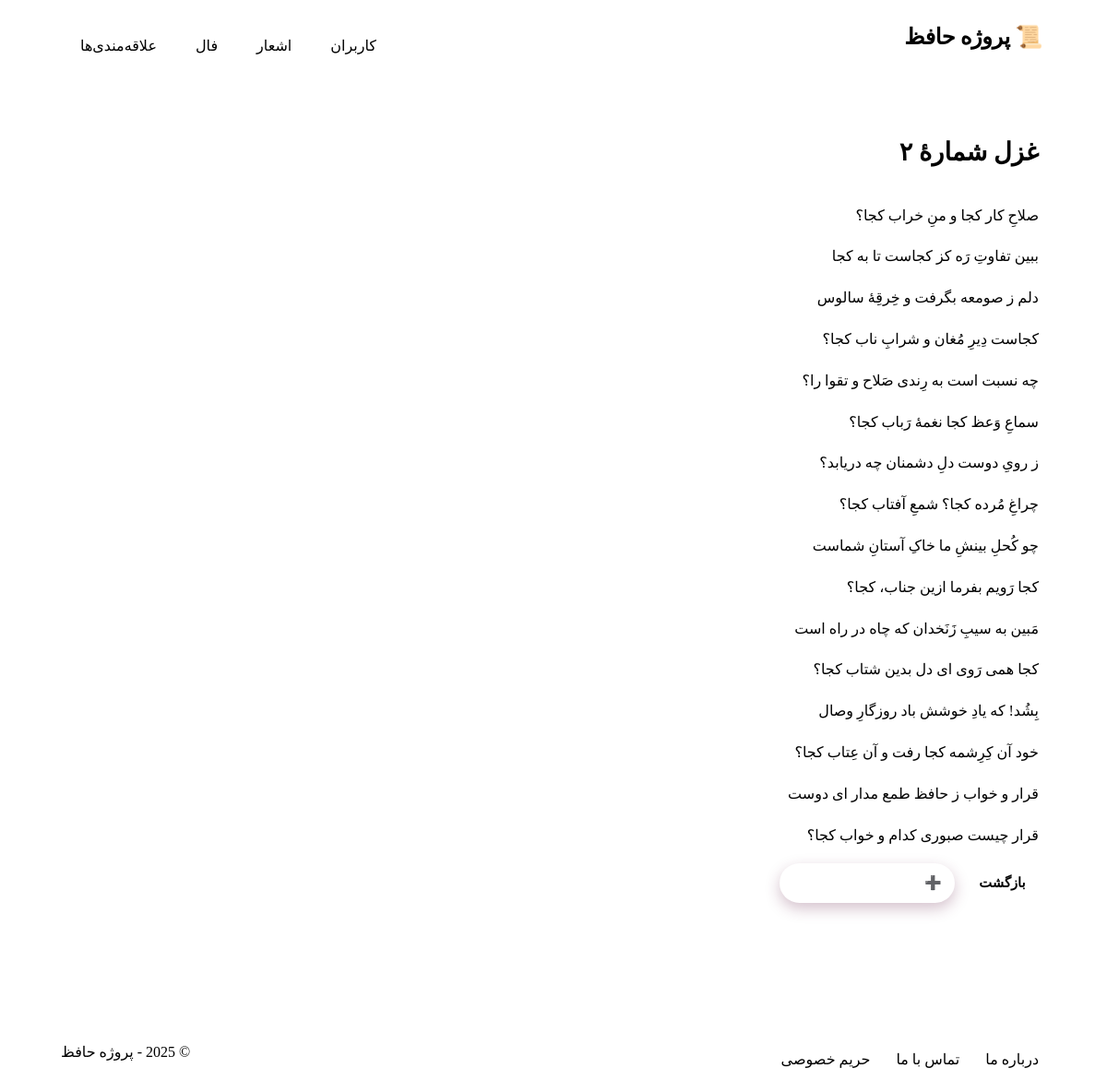
Page /poems/poems/1/ on the committed database.
### poems/models.py (models this page shows, shortened)
class Poems(models.Model):
    title = models.CharField( max_length=50)
    poem_text = models.TextField(max_length=1000)

### poems/views.py (the view)
# urls.py: path("poems/<int:pk>/", views.poem_detail, name="poem_detail"),
def poem_detail(request, pk):
    poem = get_object_or_404(Poems, pk=pk)
    return render(request, "poems/poem_detail.html", {
        "poem": poem,
    })

### templates/poems/poem_detail.html (shortened to what this page needs)
{% extends "base.html" %}
{% load static %}
{% block content %}
<div class="c-card c-card--accent">
  <h2 class="c-card__title">{{ poem.title }}</h2>
  <div class="c-card__body">
    <div class="poem-text">{{ poem.poem_text|linebreaks }}</div>
    <div class="btn-group u-mt-3">
      <a href="{% url 'poems' %}" class="btn btn--sm btn--outline">بازگشت</a>
      {% if is_favorite %}
        <a href="{% url 'remove_from_favorites' poem.id %}" class="btn btn--sm btn--danger">❌ حذف از علاقه‌مندی‌ها</a>
      {% else %}
        <a href="{% url 'add_to_favorites' poem.id %}" class="btn btn--sm btn--primary">➕ افزودن به علاقه‌مندی‌ها</a>
      {% endif %}
    </div>
  </div>
</div>
{% endblock %}

### static/css/style.css (style rules this page uses)
* { box-sizing: border-box; }
html { scroll-behavior: smooth; background-color: var(--bg); }
html, body { height: 100%; background: var(--bg); color: var(--text); font-family: var(--font-sans); line-height: 1.8; -webkit-font-smoothing: antialiased; -moz-osx-font-smoothing: grayscale; text-rendering: optimizeLegibility; direction: rtl; }
body { background-image: var(--paper-texture); background-color: var(--bg); }
a { color: var(--accent); text-decoration: none; transition: color var(--speed) ease; }
p { margin: 0 0 1rem; text-align: justify; }
h1, h2, h3 { margin: 0 0 .75rem; line-height: 1.4; font-family: var(--font-serif); }
h2 { font-size: clamp(1.25rem, 1.1rem + .8vw, 1.75rem); color: var(--primary-dark); }
.c-card { background: var(--bg-elev); border: 1px solid var(--border); border-radius: var(--radius); box-shadow: var(--shadow-paper); overflow: hidden; transition: all var(--speed) ease; position: relative; }
.c-card::before { content: ""; position: absolute; top: 0; right: 0; width: 4px; height: 100%; background: var(--secondary); border-top-right-radius: var(--radius); border-bottom-right-radius: var(--radius); }
.c-card__title { padding: 1.25rem 1.5rem .75rem; font-weight: 800; font-family: var(--font-serif); color: var(--primary); border-bottom: 1px solid var(--border); margin-bottom: 0.5rem; }
.c-card__body { padding: 1rem 1.5rem 1.5rem; }
.c-card--accent { border-color: color-mix(in oklab, var(--accent) 30%, var(--border)); box-shadow: var(--shadow-lg); }
.c-card--accent::before { background: var(--primary); }
.btn, .btn:visited { display: inline-flex; align-items: center; justify-content: center; gap: .5rem; padding: .75rem 1.25rem; border-radius: 999px; border: 1px solid var(--accent); background: var(--accent); color: #fff; font-weight: 700; cursor: pointer; transition: all var(--speed) ease; box-shadow: 0 6px 16px rgba(102, 34, 73, 0.28); font-family: var(--font-sans); position: relative; overflow: hidden; }
.btn::before { content: ""; position: absolute; top: 0; left: 0; width: 100%; height: 100%; background: rgba(255,255,255,0.1); transform: translateX(-100%); transition: transform 0.6s ease; }
.btn--outline { background: transparent; color: var(--accent); box-shadow: none; border: 2px solid var(--accent); }
.btn--sm { padding: .5rem .9rem; font-size: .92rem; }
.btn-group { display: flex; flex-wrap: wrap; gap: .75rem; }
.u-mt-3 { margin-top: .75rem !important; }
body, .c-card, .list__item, .alert, .site-header, .site-footer, input, textarea, select, table, code, pre { transition: background-color var(--speed) ease, color var(--speed) ease, border-color var(--speed) ease, box-shadow var(--speed) ease; }

### rows in the picture
Poems: title "غزل شمارهٔ ۲", poem_text "صلاحِ کار کجا و منِ خراب کجا؟ ببین تفاوتِ رَه کز کجاست تا به کجا دلم ز صومعه بگرفت و خِرقِهٔ سالوس کجاست دِیرِ مُغان و شرابِ ناب کجا؟ چه نسبت است به‌ رِندی صَلاح و تقوا را؟ سماعِ وَعظ کجا نغمهٔ رَباب کجا؟ ز رویِ دوست دلِ دشمنان چه دریابد؟ چراغِ مُرده کجا؟ شمعِ آفتاب کجا؟ چو کُحلِ بینشِ ما خاکِ آستانِ شماست کجا رَویم بفرما ازین جناب، کجا؟ مَبین به سیبِ زَنَخدان که چاه در راه است کجا همی‌ رَوی ای دل بدین شتاب کجا؟ بِشُد! که یادِ خوشش باد روزگارِ وصال خود آن کِرِشمه کجا رفت و آن عِتاب کجا؟ قرار و خواب ز حافظ طمع مدار ای دوست قرار چیست صبوری کدام و خواب کجا؟"
